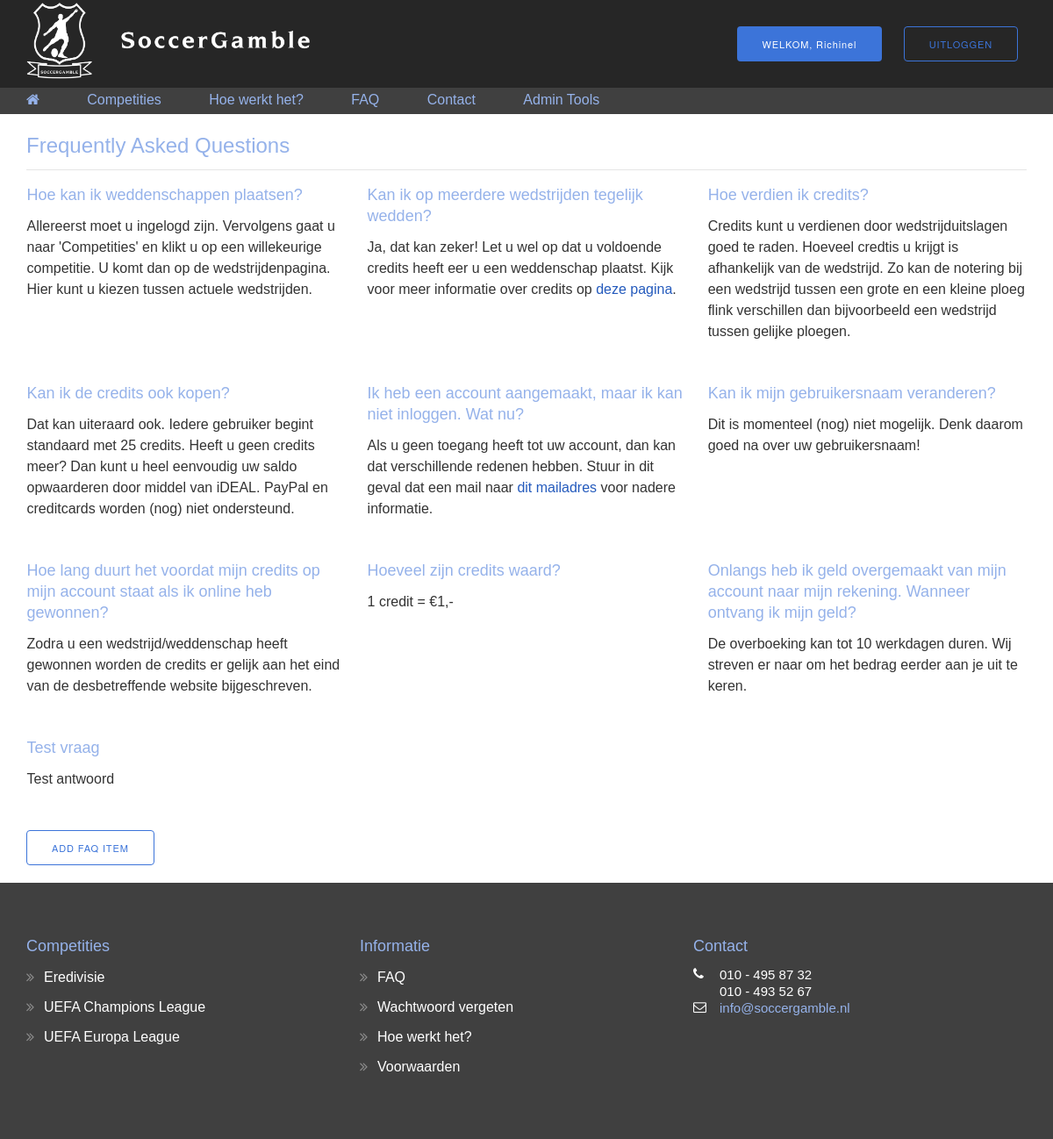
The page /faqpage.php (signed in) on the database its author committed.
### tables this page shows
CREATE TABLE IF NOT EXISTS `faq` (
  `id` int(100) NOT NULL AUTO_INCREMENT,
  `question` text NOT NULL,
  `answer` text NOT NULL,
  PRIMARY KEY (`id`)
);

### controllers/faq_controller.php (the view)
<?php
	include('dbconnect.php');
	$sql = "SELECT question, answer FROM faq";
	$result = $conn->query($sql);
	if ($result->num_rows > 0) {
		while ($row = $result->fetch_assoc()) {
			echo "
				<div class='col col-4 faq_item'>
					<h4>".$row['question']."</h4>
					<p>".$row['answer']."</p>
				</div>
			";
		}
		echo '</div>';
	}
	else {
		echo "0 results";
	}
?>

### assets/css/main.css (style rules this page uses)
body { background-color: white; font-family: 'Titillium Web', sans-serif !important; }
h1, h2, h3, h4, h5, h6 { font-family: 'Titillium Web', sans-serif !important; color: #95b2ea !important; font-weight: 100 !important; }
a { text-decoration: none; }
.faq_item { margin-bottom: 30px; }

### assets/css/kube.css (style rules this page uses)
html { box-sizing: border-box; }
*, *:before, *:after { box-sizing: inherit; }
* { margin: 0; padding: 0; border: 0; outline: 0; font-size: 100%; vertical-align: baseline; background: transparent; }
body { font-family: "Helvetica Neue", Helvetica, sans-serif; line-height: 24px; font-size: 16px; color: #333; background-color: #fff; }
a { color: #255bbd; }
h1.title, h1, h2, h3, h4, h5, h6 { font-family: "Helvetica Neue", Helvetica, sans-serif; font-weight: bold; text-rendering: optimizeLegibility; color: #000; margin-bottom: 12px; }
h4, .h4 { font-size: 18px; line-height: 24px; }
p, blockquote, hr, pre, ol, ul, dl, table, fieldset, figure, address, form { margin-bottom: 16px; }
.col { -ms-flex-grow: 1; -webkit-flex-grow: 1; flex-grow: 1; -webkit-flex-basis: 0; -ms-flex-basis: 0; flex-basis: 0; max-width: 100%; padding-left: 2.12766%; }
.col-4 { flex-basis: 33.33333%; max-width: 33.33333%; width: 33.33333%; }

### rows shown on the page
faq: question "Hoe kan ik weddenschappen plaatsen?", answer "Allereerst moet u ingelogd zijn. Vervolgens gaat u naar 'Competities' en klikt u op een willekeurige competitie. U komt dan op de wedstrijdenpagina. Hier kunt u kiezen tussen actuele wedstrijden."
faq: question "Kan ik op meerdere wedstrijden tegelijk wedden?", answer "Ja, dat kan zeker! Let u wel op dat u voldoende credits heeft eer u een weddenschap plaatst. Kijk voor meer informatie over credits op deze pagina ."
faq: question "Hoe verdien ik credits?", answer "Credits kunt u verdienen door wedstrijduitslagen goed te raden. Hoeveel credtis u krijgt is afhankelijk van de wedstrijd. Zo kan de notering bij een wedstrijd tussen een grote en een kleine ploeg flink verschillen dan bijvoorbeeld een wedstrijd tussen gelijke ploegen."
faq: question "Kan ik de credits ook kopen?", answer "Dat kan uiteraard ook. Iedere gebruiker begint standaard met 25 credits. Heeft u geen credits meer? Dan kunt u heel eenvoudig uw saldo opwaarderen door middel van iDEAL. PayPal en creditcards worden (nog) niet ondersteund."
faq: question "Ik heb een account aangemaakt, maar ik kan niet inloggen. Wat nu?", answer "Als u geen toegang heeft tot uw account, dan kan dat verschillende redenen hebben. Stuur in dit geval dat een mail naar dit mailadres voor nadere informatie."
faq: question "Kan ik mijn gebruikersnaam veranderen?", answer "Dit is momenteel (nog) niet mogelijk. Denk daarom goed na over uw gebruikersnaam!"
faq: question "Hoe lang duurt het voordat mijn credits op mijn account staat als ik online heb gewonnen?", answer "Zodra u een wedstrijd/weddenschap heeft gewonnen worden de credits er gelijk aan het eind van de desbetreffende website bijgeschreven."
faq: question "Hoeveel zijn credits waard?", answer "1 credit = €1,-"
faq: question "Onlangs heb ik geld overgemaakt van mijn account naar mijn rekening. Wanneer ontvang ik mijn geld?", answer "De overboeking kan tot 10 werkdagen duren. Wij streven er naar om het bedrag eerder aan je uit te keren."
faq: question "Test vraag", answer "Test antwoord"

### other values the page prints
$_SESSION['username'] "Richinel"
